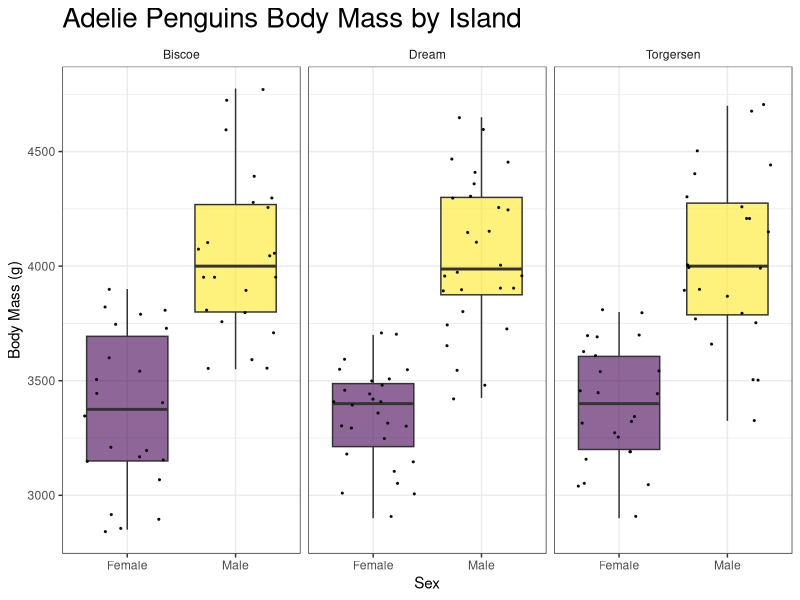

Source code (R):
## ---- chunk 1
knitr::opts_chunk$set(echo = TRUE,
                      message = FALSE,
                      warning = FALSE)
## ---- chunk 2
library(palmerpenguins)
library(tidyverse)
library(here)
library(kableExtra)
library(tufte)
library(viridis)
## ---- chunk 3
View(penguins)
## ---- chunk 4


penguins <- penguins %>% mutate(sex = fct_recode(sex, 
                                                 "Male" = "male", 
                                                 "Female" = "female"))

penguins %>% filter(sex == "Male" | sex == "Female") %>% 
  filter(species == "Adelie") %>% 
  ## Separate males and females
  ggplot(aes(x=sex, y=body_mass_g, fill=sex)) +
  geom_boxplot() +
  scale_fill_viridis(discrete = TRUE, alpha=0.6) +
  geom_jitter(color="black", size=0.4, alpha=0.9) +
  theme_bw() +
  theme(strip.background = element_rect(fill = "white", color = "white"),
        legend.position="none",
        plot.title = element_text(size=20)
  ) +
  facet_grid(~island) + 
  labs(y="Body Mass (g)", x="Sex", 
       title="Adelie Penguins Body Mass by Island")
